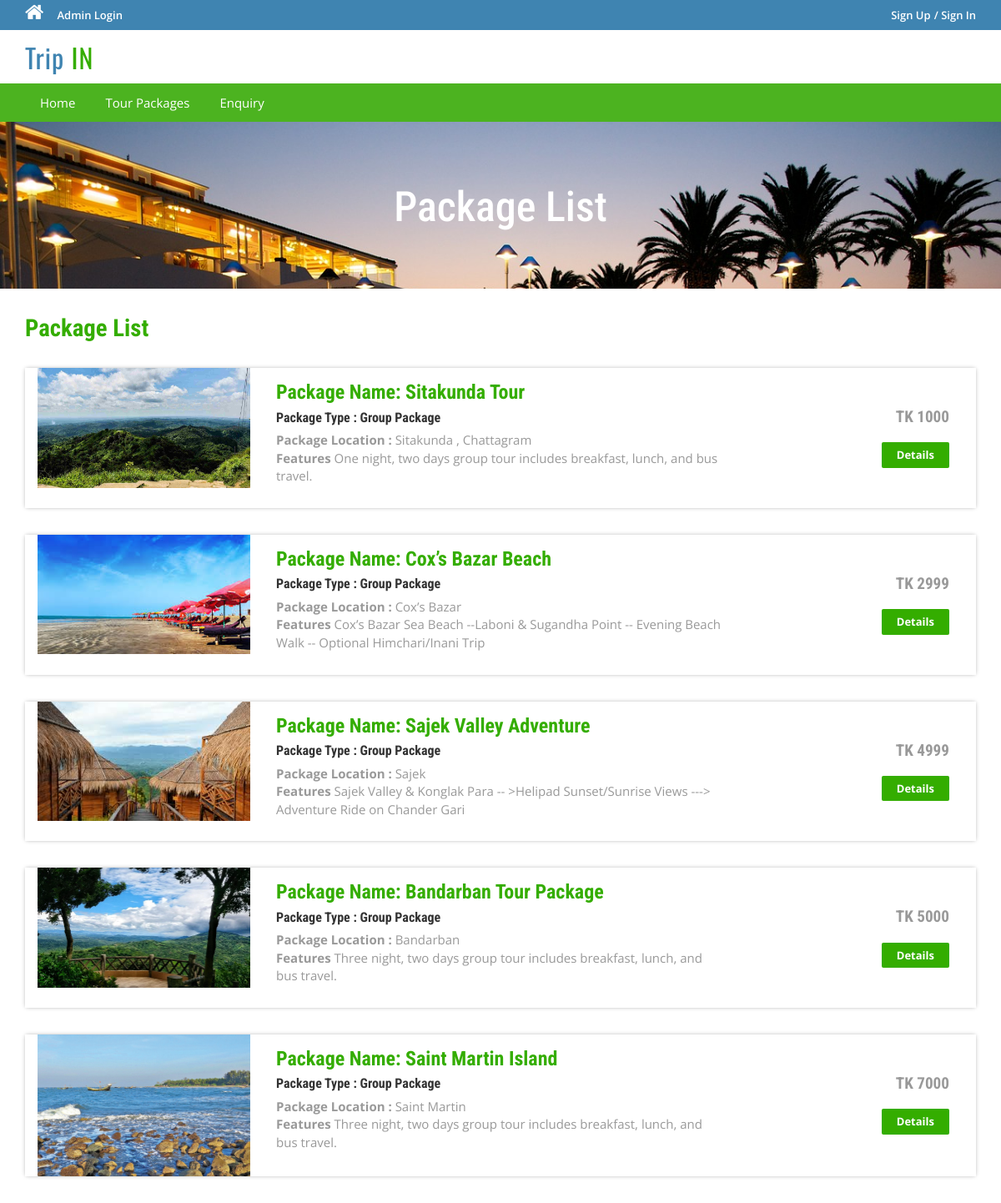
The app's page /package-list.php with its own data.
### tables this page shows
CREATE TABLE `tbltourpackages` (
  `PackageId` int(11) NOT NULL,
  `PackageName` varchar(200) DEFAULT NULL,
  `PackageType` varchar(150) DEFAULT NULL,
  `PackageLocation` varchar(100) DEFAULT NULL,
  `PackagePrice` int(11) DEFAULT NULL,
  `PackageFetures` varchar(255) DEFAULT NULL,
  `PackageDetails` mediumtext DEFAULT NULL,
  `PackageImage` varchar(100) DEFAULT NULL,
  `Creationdate` timestamp NULL DEFAULT current_timestamp(),
  `UpdationDate` timestamp NULL DEFAULT NULL ON UPDATE current_timestamp()
);

### package-list.php (the view, shortened to what this page needs)
<?php
include('includes/config.php');
?>
<!DOCTYPE HTML>
<html>
<head>
<link href="css/bootstrap.css" rel='stylesheet' type='text/css' />
<link href="css/style.css" rel='stylesheet' type='text/css' />
<link href="css/font-awesome.css" rel="stylesheet">
<link href="css/animate.css" rel="stylesheet" type="text/css" media="all">
</head>
<body>
<?php include('includes/header.php');?>
<div class="banner-3">
	<div class="container">
		<h1 class="wow zoomIn animated animated" data-wow-delay=".5s" style="visibility: visible; animation-delay: 0.5s; animation-name: zoomIn;"> Package List</h1>
	</div>
</div>
<div class="rooms">
	<div class="container">
		<div class="room-bottom">
			<h3>Package List</h3>
<?php $sql = "SELECT * from tbltourpackages";
$query = $dbh->prepare($sql);
$query->execute();
$results=$query->fetchAll(PDO::FETCH_OBJ);
if($query->rowCount() > 0)
{
foreach($results as $result)
{	?>
			<div class="rom-btm">
				<div class="col-md-3 room-left wow fadeInLeft animated" data-wow-delay=".5s">
					<img src="admin/pacakgeimages/<?php echo htmlentities($result->PackageImage);?>" class="img-responsive" alt="">
				</div>
				<div class="col-md-6 room-midle wow fadeInUp animated" data-wow-delay=".5s">
					<h4>Package Name: <?php echo htmlentities($result->PackageName);?></h4>
					<h6>Package Type : <?php echo htmlentities($result->PackageType);?></h6>
					<p><b>Package Location :</b> <?php echo htmlentities($result->PackageLocation);?></p>
					<p><b>Features</b> <?php echo htmlentities($result->PackageFetures);?></p>
				</div>
				<div class="col-md-3 room-right wow fadeInRight animated" data-wow-delay=".5s">
					<h5>TK <?php echo htmlentities($result->PackagePrice);?></h5>
					<a href="package-details.php?pkgid=<?php echo htmlentities($result->PackageId);?>" class="view">Details</a>
				</div>
				<div class="clearfix"></div>
			</div>
<?php }} ?>
		</div>
	</div>
</div>
</body>
</html>

### css/style.css (style rules this page uses)
html, body { font-size: 100%; background: #fff; font-family: 'Open Sans', sans-serif; }
body a,.grid_1,plan_1,plan_1.one,plan_1.two,i.icon1, i.icon2, i.icon3, i.icon4, i.icon5, i.icon6 { transition:0.5s all; -webkit-transition:0.5s all; -moz-transition:0.5s all; -o-transition:0.5s all; -ms-transition:0.5s all; }
h1,h2,h3,h4,h5,h6 { margin:0; font-family: 'Roboto Condensed', sans-serif; }
p { margin:0; }
a.view { padding: 6px 18px; font-weight: 700; color: #fff; background-color: #34ad00; border: 0; font-size: 13px; border-radius: 2px; -webkit-transition: all .2s; -moz-transition: all .2s; transition: all .2s; margin-top: 20px; display: inline-block; }
.banner-3 { background: url(../images/6.jpg)no-repeat; background-size: cover; -webkit-background-size: cover; -o-background-size: cover; -ms-background-size: cover; -moz-background-size: cover; min-height:200px; }
.banner-3 h1 { font-size: 50px; margin-bottom: 40px; padding: 1.5em 0 0; text-align: center; color: #fff; }
.rom-btm { margin-top: 2em; box-shadow: 0px 0px 5px -1px rgba(0, 0, 0, 0.37); }
.room-bottom h3 { font-size: 1.8em; font-weight: 700; color: #34ad00; }
.room-bottom { padding: 2em 0; }
.rom-btm h4 { font-size: 1.5em; font-weight: 700; color: #34ad00; }
.rom-btm p { font-size: 15px; color: #999; }
.rom-btm h6 { font-size: 1em; font-weight: 700; margin: 0.5em 0; }
.room-right { text-align: right; padding: 3em 2em; }
.room-midle { padding: 1em; }
.rom-btm h5 { font-size: 1.2em; font-weight: 700; color: #999; }

### records on screen
tbltourpackages: PackageImage (picture), PackageName "Sitakunda Tour", PackageType "Group Package", PackageLocation "Sitakunda , Chattagram", PackageFetures "One night, two days group tour includes breakfast, lunch, and bus travel.", PackagePrice "1000"
tbltourpackages: PackageImage (picture), PackageName "Cox’s Bazar Beach", PackageType "Group Package", PackageLocation "Cox’s Bazar", PackageFetures "Cox’s Bazar Sea Beach --Laboni & Sugandha Point -- Evening Beach Walk -- Optional Himchari/Inani Trip", PackagePrice "2999"
tbltourpackages: PackageImage (picture), PackageName "Sajek Valley Adventure", PackageType "Group Package", PackageLocation "Sajek", PackageFetures "Sajek Valley & Konglak Para -- >Helipad Sunset/Sunrise Views ---> Adventure Ride on Chander Gari", PackagePrice "4999"
tbltourpackages: PackageImage (picture), PackageName "Bandarban Tour Package", PackageType "Group Package", PackageLocation "Bandarban", PackageFetures "Three night, two days group tour includes breakfast, lunch, and bus travel.", PackagePrice "5000"
tbltourpackages: PackageImage (picture), PackageName "Saint Martin Island", PackageType "Group Package", PackageLocation "Saint Martin", PackageFetures "Three night, two days group tour includes breakfast, lunch, and bus travel.", PackagePrice "7000"
